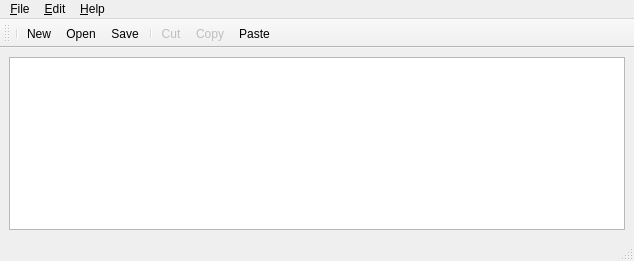
<?xml version="1.0" encoding="UTF-8"?>
<ui version="4.0">
 <class>TextEditor</class>
 <widget class="QMainWindow" name="TextEditor">
  <property name="geometry">
   <rect>
    <x>0</x>
    <y>0</y>
    <width>634</width>
    <height>261</height>
   </rect>
  </property>
  <property name="windowTitle">
   <string>TextEditor</string>
  </property>
  <property name="windowIcon">
   <iconset>
    <normaloff>text-editor-icon-4.jpg</normaloff>text-editor-icon-4.jpg</iconset>
  </property>
  <widget class="QWidget" name="centralwidget">
   <layout class="QVBoxLayout" name="verticalLayout">
    <item>
     <widget class="QPlainTextEdit" name="plainTextEdit"/>
    </item>
   </layout>
  </widget>
  <widget class="QMenuBar" name="menubar">
   <property name="geometry">
    <rect>
     <x>0</x>
     <y>0</y>
     <width>634</width>
     <height>27</height>
    </rect>
   </property>
   <widget class="QMenu" name="menuFile">
    <property name="title">
     <string>&amp;File</string>
    </property>
    <addaction name="actionNew"/>
    <addaction name="actionOpen"/>
    <addaction name="actionSave"/>
    <addaction name="actionSave_As"/>
    <addaction name="separator"/>
    <addaction name="actionExit"/>
   </widget>
   <widget class="QMenu" name="menu1Edit">
    <property name="title">
     <string>&amp;Edit</string>
    </property>
    <addaction name="actionCut"/>
    <addaction name="actionCopy"/>
    <addaction name="actionPaste"/>
   </widget>
   <widget class="QMenu" name="menu_Help">
    <property name="title">
     <string>&amp;Help</string>
    </property>
    <addaction name="action_About"/>
    <addaction name="actionAbout_Qt"/>
   </widget>
   <addaction name="menuFile"/>
   <addaction name="menu1Edit"/>
   <addaction name="menu_Help"/>
  </widget>
  <widget class="QStatusBar" name="statusbar"/>
  <widget class="QToolBar" name="toolBar">
   <property name="windowTitle">
    <string>toolBar</string>
   </property>
   <attribute name="toolBarArea">
    <enum>TopToolBarArea</enum>
   </attribute>
   <attribute name="toolBarBreak">
    <bool>false</bool>
   </attribute>
   <addaction name="separator"/>
   <addaction name="actionNew"/>
   <addaction name="actionOpen"/>
   <addaction name="actionSave"/>
   <addaction name="separator"/>
   <addaction name="actionCut"/>
   <addaction name="actionCopy"/>
   <addaction name="actionPaste"/>
  </widget>
  <action name="actionNew">
   <property name="icon">
    <iconset resource="resources.qrc">
     <normaloff>:/new-document.png</normaloff>:/new-document.png</iconset>
   </property>
   <property name="text">
    <string>New</string>
   </property>
   <property name="toolTip">
    <string>&amp;New</string>
   </property>
   <property name="shortcut">
    <string>Ctrl+N</string>
   </property>
  </action>
  <action name="actionOpen">
   <property name="icon">
    <iconset resource="resources.qrc">
     <normaloff>:/folder.png</normaloff>:/folder.png</iconset>
   </property>
   <property name="text">
    <string>Open</string>
   </property>
   <property name="shortcut">
    <string>Ctrl+O</string>
   </property>
  </action>
  <action name="actionSave">
   <property name="icon">
    <iconset resource="resources.qrc">
     <normaloff>:/diskette.png</normaloff>:/diskette.png</iconset>
   </property>
   <property name="text">
    <string>Save</string>
   </property>
   <property name="shortcut">
    <string>Ctrl+S</string>
   </property>
  </action>
  <action name="actionSave_As">
   <property name="text">
    <string>Save &amp;As</string>
   </property>
   <property name="iconText">
    <string>Save &amp;As</string>
   </property>
   <property name="toolTip">
    <string>Save &amp;As</string>
   </property>
   <property name="statusTip">
    <string/>
   </property>
   <property name="whatsThis">
    <string/>
   </property>
   <property name="shortcut">
    <string>Ctrl+Shift+S</string>
   </property>
  </action>
  <action name="actionExit">
   <property name="checkable">
    <bool>false</bool>
   </property>
   <property name="icon">
    <iconset resource="resources.qrc">
     <normaloff>:/logout.png</normaloff>:/logout.png</iconset>
   </property>
   <property name="text">
    <string>Exit</string>
   </property>
   <property name="shortcut">
    <string>Ctrl+W</string>
   </property>
  </action>
  <action name="actionCut">
   <property name="enabled">
    <bool>false</bool>
   </property>
   <property name="icon">
    <iconset resource="resources.qrc">
     <normaloff>:/cutting.png</normaloff>:/cutting.png</iconset>
   </property>
   <property name="text">
    <string>Cut</string>
   </property>
   <property name="shortcut">
    <string>Ctrl+X</string>
   </property>
  </action>
  <action name="actionCopy">
   <property name="enabled">
    <bool>false</bool>
   </property>
   <property name="icon">
    <iconset resource="resources.qrc">
     <normaloff>:/copy.png</normaloff>:/copy.png</iconset>
   </property>
   <property name="text">
    <string>Copy</string>
   </property>
   <property name="shortcut">
    <string>Ctrl+C</string>
   </property>
  </action>
  <action name="actionPaste">
   <property name="enabled">
    <bool>true</bool>
   </property>
   <property name="icon">
    <iconset resource="resources.qrc">
     <normaloff>:/paste.png</normaloff>:/paste.png</iconset>
   </property>
   <property name="text">
    <string>Paste</string>
   </property>
   <property name="shortcut">
    <string>Ctrl+V</string>
   </property>
  </action>
  <action name="action_About">
   <property name="icon">
    <iconset resource="resources.qrc">
     <normaloff>:/text-editor-icon-4.jpg</normaloff>:/text-editor-icon-4.jpg</iconset>
   </property>
   <property name="text">
    <string>&amp;About</string>
   </property>
  </action>
  <action name="actionAbout_Qt">
   <property name="icon">
    <iconset resource="resources.qrc">
     <normaloff>:/7l3k8bqfjm1d72bnk5dq31nu1a-a16869f12c9b6f9e5550a461602c3dbf.png</normaloff>:/7l3k8bqfjm1d72bnk5dq31nu1a-a16869f12c9b6f9e5550a461602c3dbf.png</iconset>
   </property>
   <property name="text">
    <string>About &amp;Qt</string>
   </property>
  </action>
 </widget>
 <resources>
  <include location="resources.qrc"/>
 </resources>
 <connections>
  <connection>
   <sender>actionPaste</sender>
   <signal>triggered()</signal>
   <receiver>plainTextEdit</receiver>
   <slot>paste()</slot>
   <hints>
    <hint type="sourcelabel">
     <x>-1</x>
     <y>-1</y>
    </hint>
    <hint type="destinationlabel">
     <x>316</x>
     <y>136</y>
    </hint>
   </hints>
  </connection>
  <connection>
   <sender>actionCopy</sender>
   <signal>triggered()</signal>
   <receiver>plainTextEdit</receiver>
   <slot>copy()</slot>
   <hints>
    <hint type="sourcelabel">
     <x>-1</x>
     <y>-1</y>
    </hint>
    <hint type="destinationlabel">
     <x>316</x>
     <y>136</y>
    </hint>
   </hints>
  </connection>
  <connection>
   <sender>actionCut</sender>
   <signal>triggered()</signal>
   <receiver>plainTextEdit</receiver>
   <slot>cut()</slot>
   <hints>
    <hint type="sourcelabel">
     <x>-1</x>
     <y>-1</y>
    </hint>
    <hint type="destinationlabel">
     <x>316</x>
     <y>136</y>
    </hint>
   </hints>
  </connection>
  <connection>
   <sender>actionExit</sender>
   <signal>triggered()</signal>
   <receiver>TextEditor</receiver>
   <slot>close()</slot>
   <hints>
    <hint type="sourcelabel">
     <x>-1</x>
     <y>-1</y>
    </hint>
    <hint type="destinationlabel">
     <x>316</x>
     <y>130</y>
    </hint>
   </hints>
  </connection>
 </connections>
</ui>
